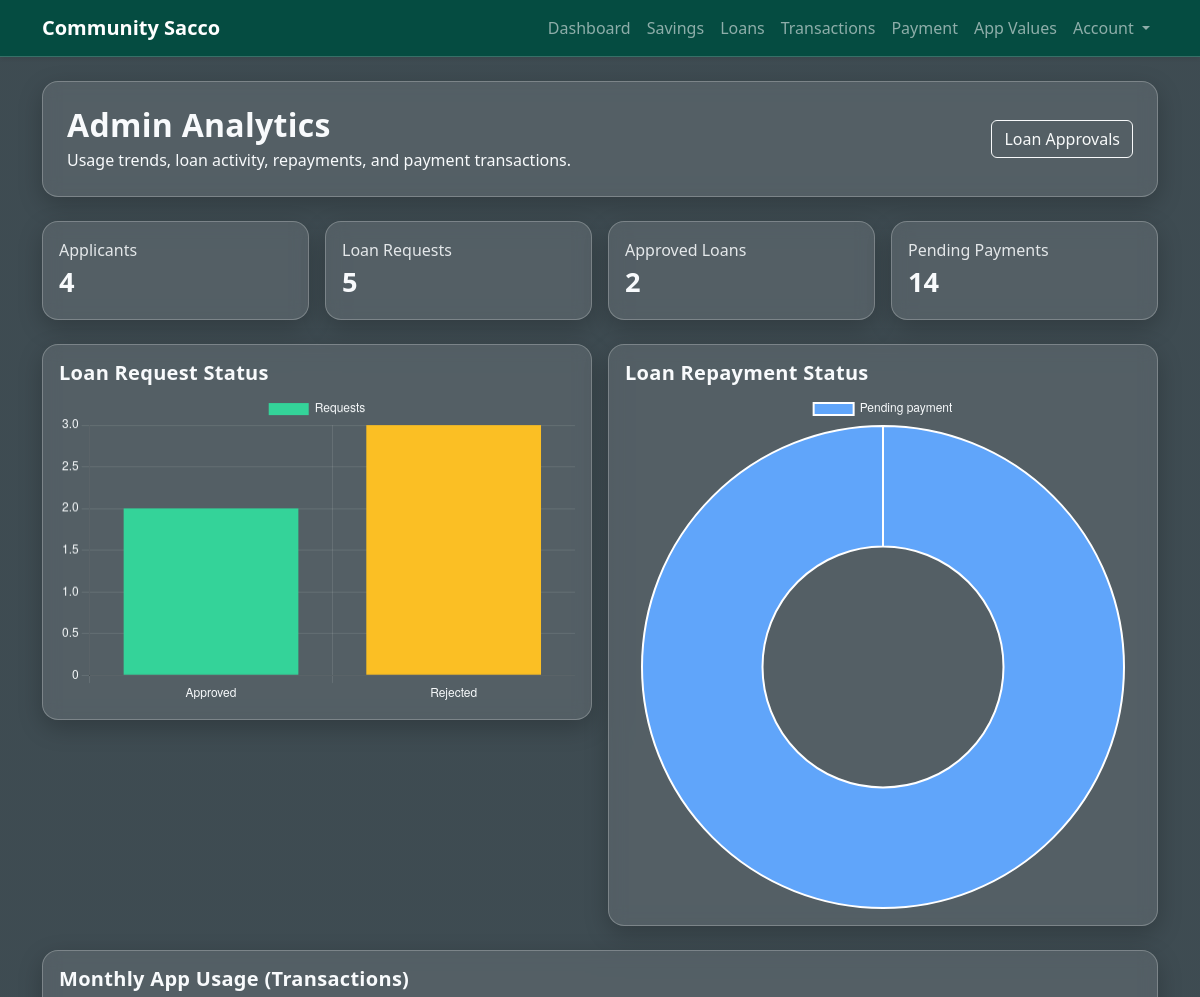
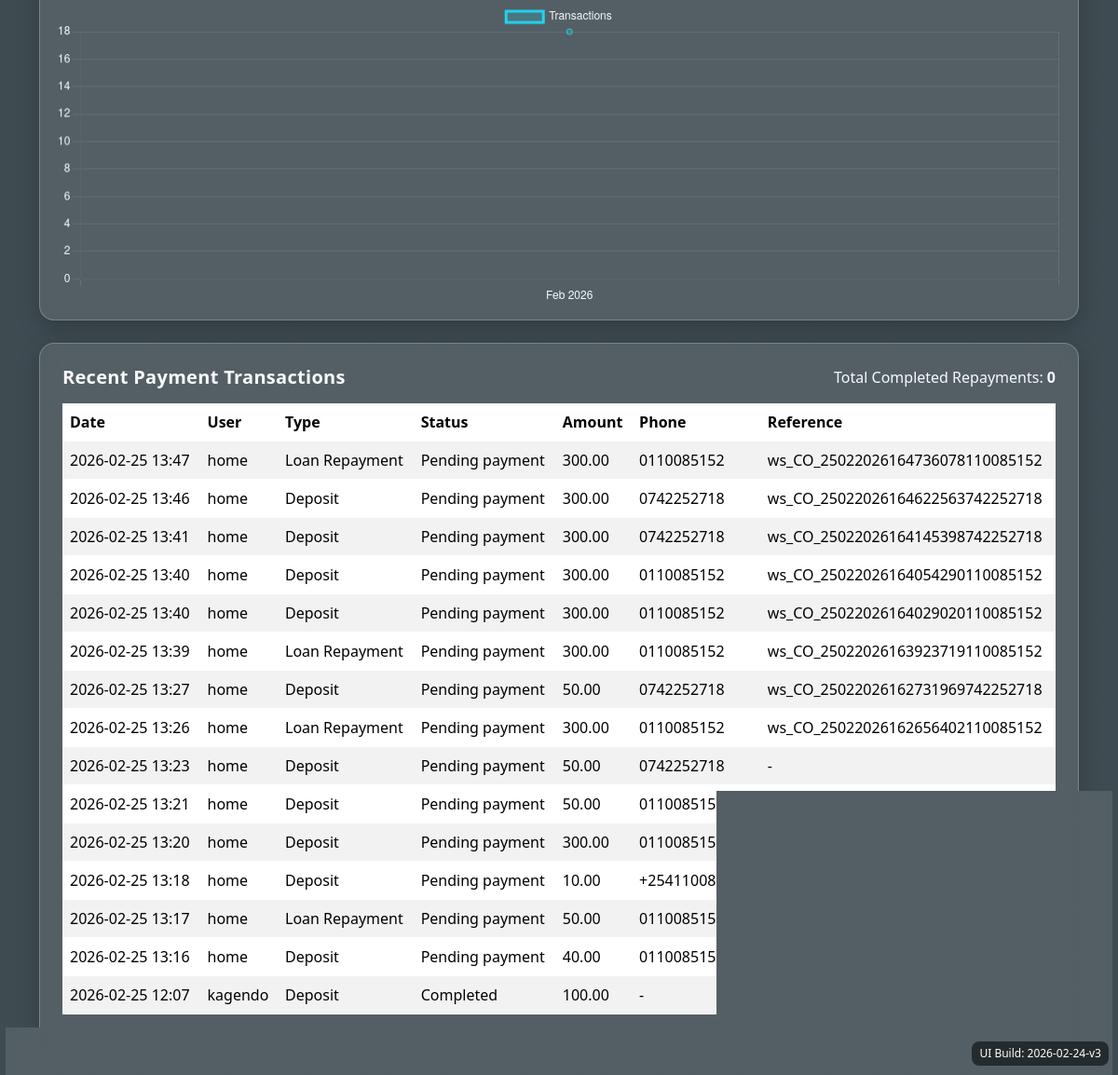
/FinanceApp/admin/analytics/ (signed in), run on the app's committed database (2 pictures, top to bottom).
### FinanceApp/models.py (models this page shows, shortened)
class Transaction(models.Model):
    TYPE_DEPOSIT = "DEPOSIT"
    TYPE_LOAN_DISBURSEMENT = "LOAN_DISBURSEMENT"
    TYPE_LOAN_REPAYMENT = "LOAN_REPAYMENT"
    TYPE_CHOICES = [
        (TYPE_DEPOSIT, "Deposit"),
        (TYPE_LOAN_DISBURSEMENT, "Loan Disbursement"),
        (TYPE_LOAN_REPAYMENT, "Loan Repayment"),
    ]
    STATUS_PENDING = "PENDING"
    STATUS_COMPLETED = "COMPLETED"
    STATUS_CHOICES = [
        (STATUS_PENDING, "Pending payment"),
        (STATUS_COMPLETED, "Completed"),
    ]
    user = models.ForeignKey(User, on_delete=models.CASCADE, related_name="transactions")
    transaction_type = models.CharField(max_length=20, choices=TYPE_CHOICES)
    status = models.CharField(max_length=10, choices=STATUS_CHOICES, default=STATUS_COMPLETED)
    amount = models.DecimalField(max_digits=12, decimal_places=2)
    phone_number = models.CharField(max_length=20, blank=True)
    payment_reference = models.CharField(max_length=120, blank=True)
    description = models.CharField(max_length=255, blank=True)
    created_at = models.DateTimeField(auto_now_add=True)
    class Meta:
        ordering = ["-created_at"]

### FinanceApp/views.py (the view)
# urls.py: path('admin/analytics/', views.admin_analytics_dashboard, name='admin-analytics-dashboard'),
@login_required(login_url="admin-login")
@user_passes_test(_is_staff, login_url="admin-login")
def admin_analytics_dashboard(request):
    loan_status_counts = LoanRequest.objects.values("status").annotate(total=Count("id")).order_by("status")
    loan_status_labels = [item["status"].title() for item in loan_status_counts]
    loan_status_data = [item["total"] for item in loan_status_counts]
    repayment_status_counts = (
        Transaction.objects.filter(transaction_type=Transaction.TYPE_LOAN_REPAYMENT)
        .values("status")
        .annotate(total=Count("id"))
        .order_by("status")
    )
    repayment_status_labels = ["Completed" if item["status"] == Transaction.STATUS_COMPLETED else "Pending payment" for item in repayment_status_counts]
    repayment_status_data = [item["total"] for item in repayment_status_counts]
    monthly_transactions = (
        Transaction.objects.annotate(month=TruncMonth("created_at"))
        .values("month")
        .annotate(total=Count("id"))
        .order_by("month")
    )
    monthly_labels = [item["month"].strftime("%b %Y") for item in monthly_transactions if item["month"]]
    monthly_data = [item["total"] for item in monthly_transactions if item["month"]]
    recent_payment_transactions = (
        Transaction.objects.filter(
            transaction_type__in=[Transaction.TYPE_DEPOSIT, Transaction.TYPE_LOAN_REPAYMENT]
        )
        .select_related("user")
        .order_by("-created_at")[:15]
    )
    total_applicants = LoanRequest.objects.values("user_id").distinct().count()
    total_loan_repayment = (
        Transaction.objects.filter(
            transaction_type=Transaction.TYPE_LOAN_REPAYMENT,
            status=Transaction.STATUS_COMPLETED,
        ).aggregate(total=Sum("amount"))["total"]
        or 0
    )
    pending_payments = Transaction.objects.filter(status=Transaction.STATUS_PENDING).count()
    context = {
        "total_applicants": total_applicants,
        "total_loan_requests": LoanRequest.objects.count(),
        "approved_loans": LoanRequest.objects.filter(status=LoanRequest.STATUS_APPROVED).count(),
        "pending_payments": pending_payments,
        "total_loan_repayment": total_loan_repayment,
        "recent_payment_transactions": recent_payment_transactions,
        "loan_status_labels": json.dumps(loan_status_labels),
        "loan_status_data": json.dumps(loan_status_data),
        "repayment_status_labels": json.dumps(repayment_status_labels),
        "repayment_status_data": json.dumps(repayment_status_data),
        "monthly_labels": json.dumps(monthly_labels),
        "monthly_data": json.dumps(monthly_data),
    }
    return render(request, "FinanceApp/admin_analytics_dashboard.html", context)

### FinanceApp/views.py (called while the page is built)
def _is_staff(user):
    return user.is_authenticated and user.is_staff

### FinanceApp/templates/FinanceApp/admin_analytics_dashboard.html (shortened to what this page needs)
{% extends "main.html" %}
{% block content %}
<div class="container py-4">
  <div class="content-panel p-4 mb-4">
    <div class="d-flex flex-wrap justify-content-between align-items-center gap-2">
      <div>
        <h2 class="section-title mb-1">Admin Analytics</h2>
        <p class="mb-0">Usage trends, loan activity, repayments, and payment transactions.</p>
      </div>
      <a href="{% url 'loan-approval-dashboard' %}" class="btn btn-outline-light">Loan Approvals</a>
    </div>
  </div>
  <div class="row g-3 mb-4">
    <div class="col-md-3">
      <div class="content-panel p-3 h-100">
        <p class="kpi-label">Applicants</p>
        <p class="kpi-value">{{ total_applicants }}</p>
      </div>
    </div>
    <div class="col-md-3">
      <div class="content-panel p-3 h-100">
        <p class="kpi-label">Loan Requests</p>
        <p class="kpi-value">{{ total_loan_requests }}</p>
      </div>
    </div>
    <div class="col-md-3">
      <div class="content-panel p-3 h-100">
        <p class="kpi-label">Approved Loans</p>
        <p class="kpi-value">{{ approved_loans }}</p>
      </div>
    </div>
    <div class="col-md-3">
      <div class="content-panel p-3 h-100">
        <p class="kpi-label">Pending Payments</p>
        <p class="kpi-value">{{ pending_payments }}</p>
      </div>
    </div>
  </div>
  <div class="row g-3 mb-4">
    <div class="col-md-6">
      <div class="content-panel p-3">
        <h5 class="section-title">Loan Request Status</h5>
        <canvas id="loanStatusChart" height="180"></canvas>
      </div>
    </div>
    <div class="col-md-6">
      <div class="content-panel p-3">
        <h5 class="section-title">Loan Repayment Status</h5>
        <canvas id="repaymentStatusChart" height="180"></canvas>
      </div>
    </div>
  </div>
  <div class="content-panel p-3 mb-4">
    <h5 class="section-title">Monthly App Usage (Transactions)</h5>
    <canvas id="monthlyTransactionsChart" height="90"></canvas>
  </div>
  <div class="content-panel p-4">
    <div class="d-flex flex-wrap justify-content-between align-items-center gap-2 mb-3">
      <h5 class="section-title mb-0">Recent Payment Transactions</h5>
      <div>Total Completed Repayments: <strong>{{ total_loan_repayment }}</strong></div>
    </div>
    <div class="table-responsive">
      <table class="table table-striped">
        <thead>
          <tr>
            <th>Date</th>
            <th>User</th>
            <th>Type</th>
            <th>Status</th>
            <th>Amount</th>
            <th>Phone</th>
            <th>Reference</th>
          </tr>
        </thead>
        <tbody>
          {% for txn in recent_payment_transactions %}
            <tr>
              <td>{{ txn.created_at|date:"Y-m-d H:i" }}</td>
              <td>{{ txn.user.username }}</td>
              <td>{{ txn.get_transaction_type_display }}</td>
              <td>{% if txn.status == "PENDING" %}Pending payment{% else %}Completed{% endif %}</td>
              <td>{{ txn.amount }}</td>
              <td>{{ txn.phone_number|default:"-" }}</td>
              <td>{{ txn.payment_reference|default:"-" }}</td>
            </tr>
          {% empty %}
            <tr>
              <td colspan="7">No payment transactions found.</td>
            </tr>
          {% endfor %}
        </tbody>
      </table>
    </div>
  </div>
</div>
<script>
  const loanStatusLabels = {{ loan_status_labels|safe }};
  const loanStatusData = {{ loan_status_data|safe }};
  const repaymentStatusLabels = {{ repayment_status_labels|safe }};
  const repaymentStatusData = {{ repayment_status_data|safe }};
  const monthlyLabels = {{ monthly_labels|safe }};
  const monthlyData = {{ monthly_data|safe }};
  const chartOptions = {
    plugins: {
      legend: { labels: { color: "#f8fafc" } }
    },
    scales: {
      x: { ticks: { color: "#f8fafc" }, grid: { color: "rgba(255,255,255,0.1)" } },
      y: { ticks: { color: "#f8fafc" }, grid: { color: "rgba(255,255,255,0.1)" }, beginAtZero: true }
    }
  };
  new Chart(document.getElementById("loanStatusChart"), {
    type: "bar",
    data: {
      labels: loanStatusLabels,
      datasets: [{
        label: "Requests",
        data: loanStatusData,
        backgroundColor: ["#34d399", "#fbbf24", "#f87171"]
      }]
    },
    options: chartOptions
  });
  new Chart(document.getElementById("repaymentStatusChart"), {
    type: "doughnut",
    data: {
      labels: repaymentStatusLabels,
      datasets: [{
        data: repaymentStatusData,
        backgroundColor: ["#60a5fa", "#f59e0b"]
      }]
    },
    options: { plugins: { legend: { labels: { color: "#f8fafc" } } } }
  });
  new Chart(document.getElementById("monthlyTransactionsChart"), {
    type: "line",
    data: {
      labels: monthlyLabels,
      datasets: [{
        label: "Transactions",
        data: monthlyData,
        borderColor: "#22d3ee",
        backgroundColor: "rgba(34, 211, 238, 0.2)",
        fill: true,
        tension: 0.25
      }]
    },
    options: chartOptions
  });
</script>
{% endblock %}

### data on the page
Transaction: created_at "2026-02-25 13:47", user.username "home", transaction_type "Loan Repayment", status "Pending payment", amount "300.00", phone_number "0110085152", payment_reference "ws_CO_25022026164736078110085152"
Transaction: created_at "2026-02-25 13:46", user.username "home", transaction_type "Deposit", status "Pending payment", amount "300.00", phone_number "0742252718", payment_reference "ws_CO_25022026164622563742252718"
Transaction: created_at "2026-02-25 13:41", user.username "home", transaction_type "Deposit", status "Pending payment", amount "300.00", phone_number "0742252718", payment_reference "ws_CO_25022026164145398742252718"
Transaction: created_at "2026-02-25 13:40", user.username "home", transaction_type "Deposit", status "Pending payment", amount "300.00", phone_number "0110085152", payment_reference "ws_CO_25022026164054290110085152"
Transaction: created_at "2026-02-25 13:40", user.username "home", transaction_type "Deposit", status "Pending payment", amount "300.00", phone_number "0110085152", payment_reference "ws_CO_25022026164029020110085152"
Transaction: created_at "2026-02-25 13:39", user.username "home", transaction_type "Loan Repayment", status "Pending payment", amount "300.00", phone_number "0110085152", payment_reference "ws_CO_25022026163923719110085152"
Transaction: created_at "2026-02-25 13:27", user.username "home", transaction_type "Deposit", status "Pending payment", amount "50.00", phone_number "0742252718", payment_reference "ws_CO_25022026162731969742252718"
Transaction: created_at "2026-02-25 13:26", user.username "home", transaction_type "Loan Repayment", status "Pending payment", amount "300.00", phone_number "0110085152", payment_reference "ws_CO_25022026162656402110085152"
Transaction: created_at "2026-02-25 13:23", user.username "home", transaction_type "Deposit", status "Pending payment", amount "50.00", phone_number "0742252718", payment_reference "-"
Transaction: created_at "2026-02-25 13:21", user.username "home", transaction_type "Deposit", status "Pending payment", amount "50.00", phone_number "0110085152"
Transaction: created_at "2026-02-25 13:20", user.username "home", transaction_type "Deposit", status "Pending payment", amount "300.00", phone_number "0110085152"
Transaction: created_at "2026-02-25 13:18", user.username "home", transaction_type "Deposit", status "Pending payment", amount "10.00", phone_number "+254110085152"
Transaction: created_at "2026-02-25 13:17", user.username "home", transaction_type "Loan Repayment", status "Pending payment", amount "50.00", phone_number "0110085152"
Transaction: created_at "2026-02-25 13:16", user.username "home", transaction_type "Deposit", status "Pending payment", amount "40.00", phone_number "0110085152"
Transaction: created_at "2026-02-25 12:07", user.username "kagendo", transaction_type "Deposit", status "Completed", amount "100.00", phone_number "-"

### other printed values
{{ total_applicants }} "4"
{{ total_loan_requests }} "5"
{{ approved_loans }} "2"
{{ pending_payments }} "14"
{{ total_loan_repayment }} "0"
chart data {{ loan_status_data|safe }} [2, 3]
chart data {{ repayment_status_labels|safe }} ["Pending payment"]
